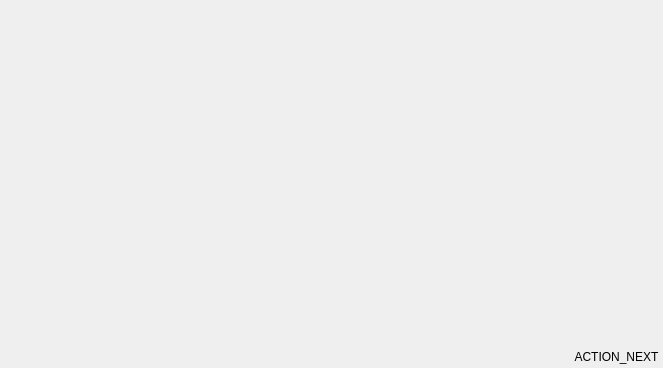
<?xml version="1.0" encoding="UTF-8"?>
<ui version="4.0">
 <class>DeviceRecoveryImportWidget</class>
 <widget class="QWidget" name="DeviceRecoveryImportWidget">
  <property name="geometry">
   <rect>
    <x>0</x>
    <y>0</y>
    <width>663</width>
    <height>368</height>
   </rect>
  </property>
  <property name="windowTitle">
   <string>Form</string>
  </property>
  <layout class="QVBoxLayout" name="verticalLayout">
   <property name="spacing">
    <number>10</number>
   </property>
   <property name="leftMargin">
    <number>0</number>
   </property>
   <property name="topMargin">
    <number>0</number>
   </property>
   <property name="rightMargin">
    <number>0</number>
   </property>
   <property name="bottomMargin">
    <number>0</number>
   </property>
   <item>
    <widget class="QWidget" name="widget" native="true">
     <property name="sizePolicy">
      <sizepolicy hsizetype="Preferred" vsizetype="Expanding">
       <horstretch>0</horstretch>
       <verstretch>0</verstretch>
      </sizepolicy>
     </property>
     <layout class="QVBoxLayout" name="verticalLayout_3">
      <property name="spacing">
       <number>0</number>
      </property>
      <property name="leftMargin">
       <number>0</number>
      </property>
      <property name="topMargin">
       <number>0</number>
      </property>
      <property name="rightMargin">
       <number>0</number>
      </property>
      <property name="bottomMargin">
       <number>0</number>
      </property>
      <item>
       <layout class="QVBoxLayout" name="main_layout"/>
      </item>
     </layout>
    </widget>
   </item>
   <item>
    <layout class="QHBoxLayout" name="horizontalLayout_2">
     <property name="spacing">
      <number>10</number>
     </property>
     <property name="sizeConstraint">
      <enum>QLayout::SetDefaultConstraint</enum>
     </property>
     <item>
      <spacer name="horizontalSpacer">
       <property name="orientation">
        <enum>Qt::Horizontal</enum>
       </property>
       <property name="sizeHint" stdset="0">
        <size>
         <width>40</width>
         <height>20</height>
        </size>
       </property>
      </spacer>
     </item>
     <item>
      <widget class="QPushButton" name="button_validate">
       <property name="text">
        <string>ACTION_NEXT</string>
       </property>
       <property name="flat">
        <bool>true</bool>
       </property>
      </widget>
     </item>
    </layout>
   </item>
  </layout>
 </widget>
 <resources/>
 <connections/>
</ui>
